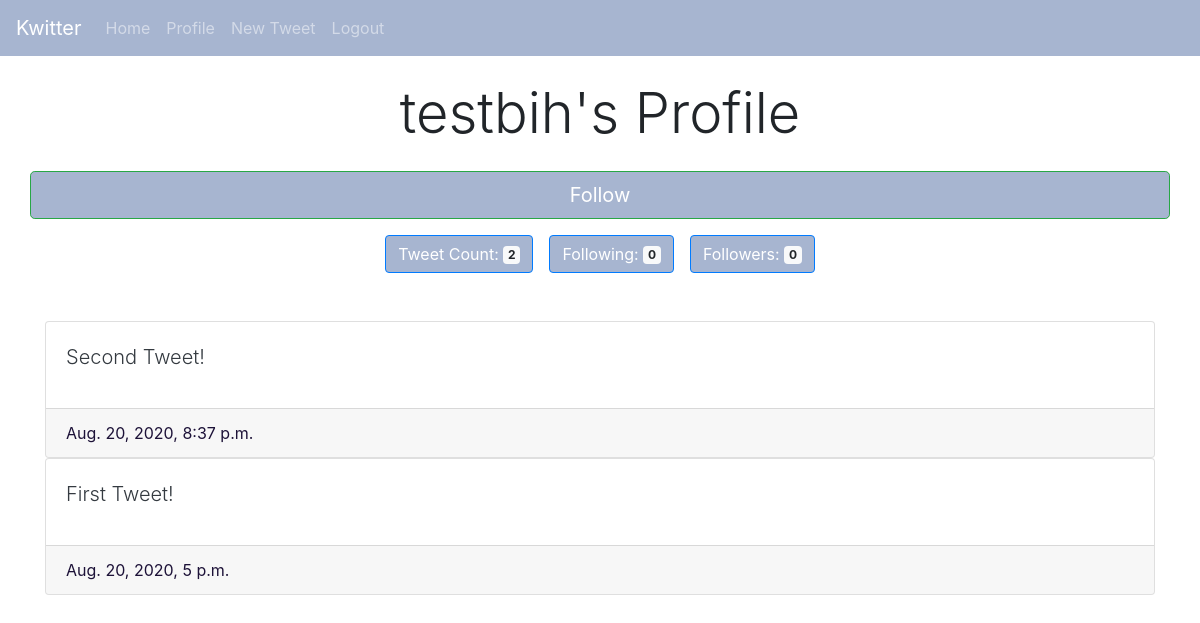
Screenshot of /user/3 (signed in) with the database file from the repository.
### twitteruser/models.py (models this page shows, shortened)
class CustomUser(AbstractBaseUser):
    email = models.EmailField(
        verbose_name='email address',
        max_length=255,
        unique=True
    )
    username = models.CharField(
        verbose_name='username',
        max_length=100,
        unique=True
    )
    followers = models.ManyToManyField('self', symmetrical=False, related_name='user_followers')
    following = models.ManyToManyField('self', symmetrical=False, related_name='user_following')
    active = models.BooleanField(default=True)
    staff = models.BooleanField(default=False)
    admin = models.BooleanField(default=False)
    USERNAME_FIELD = 'username'
    REQUIRED_FIELDS = ['email']
    @property
    def is_active(self):
        return self.active
    objects = UserManager()

### tweet/models.py (models this page shows)
class Tweet(models.Model):
    author = models.ForeignKey(CustomUser, default=None, on_delete=models.CASCADE)
    text = models.CharField(max_length=140)
    post_date = models.DateTimeField(default=timezone.now)
    def __str__(self):
        return self.text

### twitteruser/views.py (the view)
# urls.py: path('user/<int:user_id>', user_view),
def user_view(request, user_id):
    user = CustomUser.objects.get(id=user_id)
    tweets = Tweet.objects.filter(author=user).order_by("-post_date")
    logged_in_user = CustomUser.objects.get(id=request.user.id)
    is_following = logged_in_user.following.filter(id=user_id).exists()
    is_follower = logged_in_user.followers.all()
    return render(request, 'userpage.html', {
        'user': user,
        'tweets': tweets,
        'is_following': is_following,
        'is_follower': is_follower
    })

### twitteruser/templates/userpage.html
{% extends 'base.html' %}
{% block content %}
<div class="container-fluid">
    <h1 class="text-center display-4 mt-4 mb-4">{{user.username}}'s Profile</h1>
    {% if user.id != request.user.id %}
        {% if not is_following %}
            <a class="follow-link" href="/follow/{{user.id}}"><button class="btn btn-outline-success btn-lg btn-block mb-3">Follow</button></a>
        {% else %}
            <a class="follow-link" href="/unfollow/{{user.id}}"><button class="btn btn-outline-danger btn-lg btn-block mb-3">Unfollow</button></a>
        {% endif %}
    {% endif %}
    <div class="d-flex justify-content-center mb-5">
        <button type="button" class="btn btn-primary mx-2">
            Tweet Count: <span class="badge badge-light">{{tweets|length}}</span>
        </button>
        <button type="button" class="btn btn-primary mx-2">
            Following: <span class="badge badge-light">{{user.following.count}}</span>
        </button>
        <button type="button" class="btn btn-primary mx-2">
            Followers: <span class="badge badge-light">{{user.followers.count}}</span>
        </button>
    </div>
    <div class="container-fluid">
        {% for tweet in tweets %}
        <div class="card">
            <div class="card-body">
                <p><a class="lead text-dark" href='/tweet/{{tweet.id}}'>{{tweet}}</a></p>
            </div>
            <div class="card-footer">
                <span class="">{{tweet.post_date}}</span>
            </div>
        </div>
        {% endfor %}
    </div>
</div>
{% endblock %}

### twitteruser/static/css/twitter.css (style rules this page uses)
body, html { height: 100%; background-image: url("https://preppywallpapers.com/wp-content/uploads/2018/08/Pastel-iPhone-Wallpaper-1.jpg"); height: 100%; background-position: center; background-repeat: no-repeat; background-size: cover; }
.btn { background-color:rgb(167, 181, 208); color: white; }
.card { color: #1d1238; }

### rows the page displays
CustomUser: username "testbih", following.count "0", followers.count "0"
Tweet: text "Second Tweet!", post_date "Aug. 20, 2020, 8:37 p.m."
Tweet: text "First Tweet!", post_date "Aug. 20, 2020, 5 p.m."

### other values shown
{{ tweets|length }} "2"
